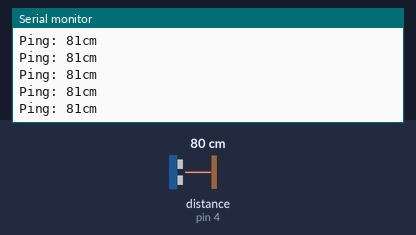
Bench run of a sketch on a simulated Arduino Uno, built with avr-gcc and run on an emulated ATmega328P. Parts: the last lines printed to the serial monitor. The inputs (shaded band) are chosen by the test bench; at power-on: distance to the obstacle (sensor on pin 4) 80 cm. The echo pulse lasts 58.3 µs per cm.

Above: at 1.2 s.
1.3 s: distance to the obstacle (sensor on pin 4) set to 2 cm
At 1.42 s:
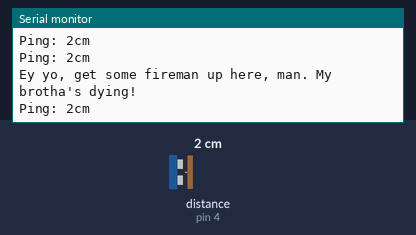
2.9 s: distance to the obstacle (sensor on pin 4) set to 60 cm
At 3.16 s:
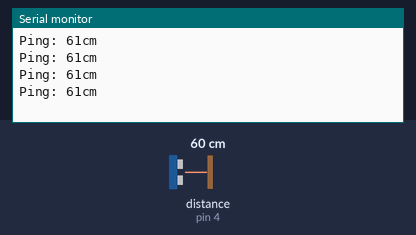
5.9 s: distance to the obstacle (sensor on pin 4) set to 4 cm
At 5.99 s:
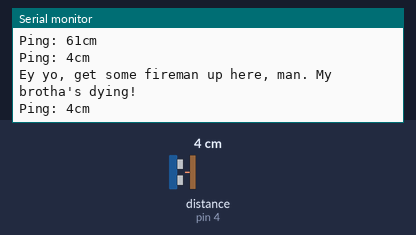
8.9 s: distance to the obstacle (sensor on pin 4) set to 250 cm
At 9.67 s:
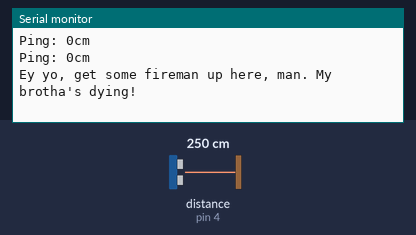
14.9 s: distance to the obstacle (sensor on pin 4) set to 9 cm
At 15.12 s:
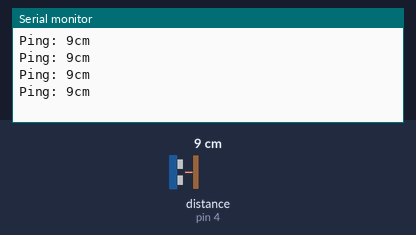
17.9 s: distance to the obstacle (sensor on pin 4) set to 299 cm
At 18.14 s:
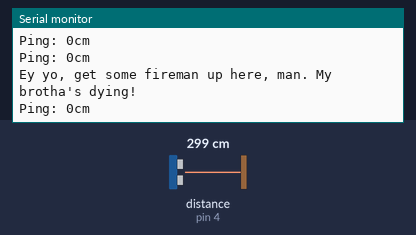
Timing chart, 0 to 20.9 s (numbered marks = the images above; inputs shaded):
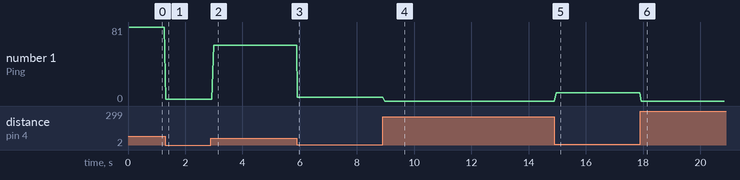

Measured:
- after the input at 1.3 s, the serial monitor: prints a new line at once (image 1)
- after the input at 2.9 s, the serial monitor: prints a new line after 0.09 s (image 2)
- after the input at 5.9 s, the serial monitor: prints a new line at once (image 3)
- after the input at 8.9 s, the serial monitor: prints a new line after 0.08 s (image 4)
- after the input at 14.9 s, the serial monitor: prints a new line after 0.07 s (image 5)
- after the input at 17.9 s, the serial monitor: prints a new line at once (image 6)
- plotted number 1: 81 → 2 after the input at 1.3 s, 2 → 61 after the input at 2.9 s, 61 → 4 after the input at 5.9 s, 4 → 0 after the input at 8.9 s, 0 → 9 after the input at 14.9 s

The sketch:

NewPingExample.ino
```cpp
// ---------------------------------------------------------------------------
// Example NewPing library sketch that does a ping about 20 times per second.
// ---------------------------------------------------------------------------

#include <NewPing.h>

#define TRIGGER_PIN  2  // Arduino pin  tied to trigger pin on the ultrasonic sensor.
#define ECHO_PIN     4 // Arduino pin tied to echo pin on the ultrasonic sensor.
#define MAX_DISTANCE 200 // Maximum distance we want to ping for (in centimeters). Maximum sensor distance is rated at 400-500cm.

NewPing sonar(TRIGGER_PIN, ECHO_PIN, MAX_DISTANCE); // NewPing setup of pins and maximum distance.

void setup() {
  Serial.begin(9600); // Open serial monitor at 9600 baud to see ping results.
}

void loop() {
delay(50);                     // Wait 50ms between pings (about 20 pings/sec). 29ms should be the shortest delay between pings.
      Serial.print("Ping: ");
      Serial.print(sonar.ping_cm()); // Send ping, get distance in cm and print result (0 = outside set distance range)
      Serial.println("cm");

      if (sonar.ping_cm() < 5){
        Serial.print("Ping: ");
        Serial.print(sonar.ping_cm());
        Serial.println("cm");
        Serial.println("Ey yo, get some fireman up here, man. My brotha's dying!");
      }
}
```
